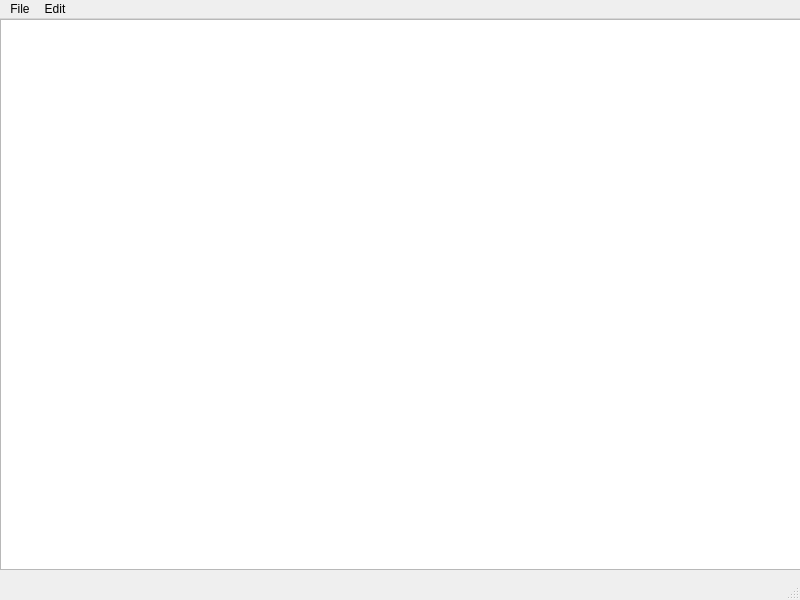
<?xml version="1.0" encoding="UTF-8"?>
<ui version="4.0">
 <class>MainWindow</class>
 <widget class="QMainWindow" name="MainWindow">
  <property name="geometry">
   <rect>
    <x>0</x>
    <y>0</y>
    <width>800</width>
    <height>600</height>
   </rect>
  </property>
  <property name="windowTitle">
   <string>MainWindow</string>
  </property>
  <widget class="QWidget" name="centralwidget">
   <widget class="QWidget" name="gridLayoutWidget">
    <property name="geometry">
     <rect>
      <x>0</x>
      <y>0</y>
      <width>801</width>
      <height>551</height>
     </rect>
    </property>
    <layout class="QGridLayout" name="gridLayout">
     <item row="0" column="0">
      <widget class="QTextEdit" name="textEdit"/>
     </item>
    </layout>
   </widget>
  </widget>
  <widget class="QMenuBar" name="menubar">
   <property name="geometry">
    <rect>
     <x>0</x>
     <y>0</y>
     <width>800</width>
     <height>22</height>
    </rect>
   </property>
   <widget class="QMenu" name="menuFile">
    <property name="title">
     <string>File</string>
    </property>
    <widget class="QMenu" name="menuSave">
     <property name="title">
      <string>Save</string>
     </property>
     <addaction name="actionSave_2"/>
     <addaction name="actionSave_as"/>
    </widget>
    <addaction name="actionNew"/>
    <addaction name="actionOpen"/>
    <addaction name="menuSave"/>
    <addaction name="actionExit"/>
   </widget>
   <widget class="QMenu" name="menuEdit">
    <property name="title">
     <string>Edit</string>
    </property>
    <addaction name="actionCopy"/>
    <addaction name="actionPaste"/>
    <addaction name="actionCut"/>
    <addaction name="separator"/>
    <addaction name="actionUndo"/>
    <addaction name="actionRedo"/>
   </widget>
   <addaction name="menuFile"/>
   <addaction name="menuEdit"/>
  </widget>
  <widget class="QStatusBar" name="statusbar"/>
  <action name="actionNew">
   <property name="text">
    <string>New</string>
   </property>
   <property name="shortcut">
    <string>Ctrl+N</string>
   </property>
  </action>
  <action name="actionOpen">
   <property name="text">
    <string>Open</string>
   </property>
   <property name="shortcut">
    <string>Ctrl+O</string>
   </property>
  </action>
  <action name="actionSave_2">
   <property name="text">
    <string>Save</string>
   </property>
   <property name="shortcut">
    <string>Ctrl+S</string>
   </property>
  </action>
  <action name="actionSave_as">
   <property name="text">
    <string>Save as</string>
   </property>
   <property name="shortcut">
    <string>Ctrl+Shift+S</string>
   </property>
  </action>
  <action name="actionCopy">
   <property name="text">
    <string>Copy</string>
   </property>
   <property name="shortcut">
    <string>Ctrl+C</string>
   </property>
  </action>
  <action name="actionPaste">
   <property name="text">
    <string>Paste</string>
   </property>
   <property name="shortcut">
    <string>Ctrl+V</string>
   </property>
  </action>
  <action name="actionCut">
   <property name="text">
    <string>Cut</string>
   </property>
   <property name="shortcut">
    <string>Ctrl+X</string>
   </property>
  </action>
  <action name="actionUndo">
   <property name="text">
    <string>Undo</string>
   </property>
   <property name="shortcut">
    <string>Ctrl+Z</string>
   </property>
  </action>
  <action name="actionRedo">
   <property name="text">
    <string>Redo</string>
   </property>
   <property name="shortcut">
    <string>Ctrl+Y</string>
   </property>
  </action>
  <action name="actionExit">
   <property name="text">
    <string>Exit</string>
   </property>
  </action>
 </widget>
 <resources/>
 <connections/>
</ui>
